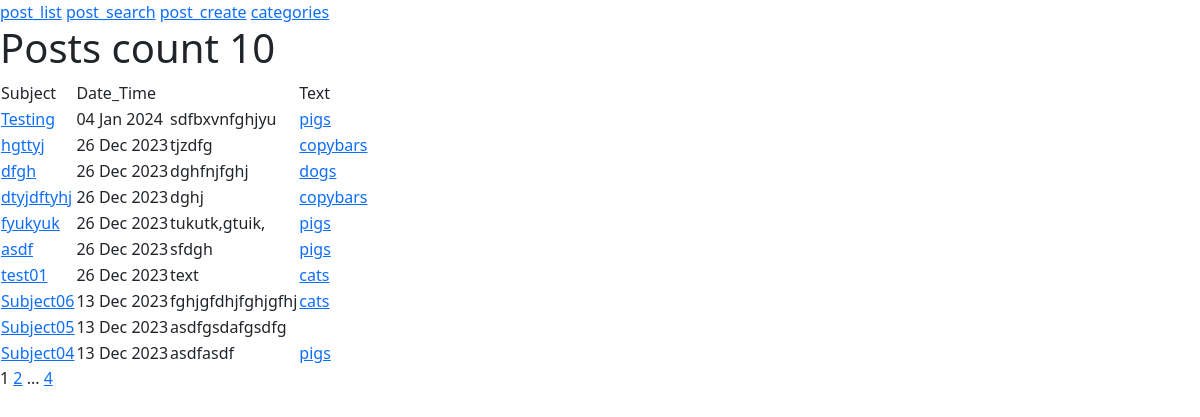
Page /news/ on the committed database.
### News/models.py (models this page shows, shortened)
class Reaction():
    def __init__(self):
        pass

class Post(models.Model, Reaction):
    article = 'AR'
    news = 'NW'
    TYPES = [
        (article, 'article'),
        (news, 'news')
    ]
    author = models.ForeignKey(Author, on_delete=models.CASCADE)
    category = models.ManyToManyField(Category, through='PostCategory')
    type = models.CharField(choices=TYPES, default=news, max_length=2)
    date_time = models.DateTimeField(auto_now_add=True)
    subject = models.CharField(max_length=100)
    text = models.TextField()
    rating = models.IntegerField(default=0)

class Category(models.Model):
    name = models.CharField(unique=True, max_length=100)
    subscribers = models.ManyToManyField(models_auth.User, related_name='categories')

### News/views.py (the view)
# urls.py: path('', cache_page(60)(PostsList.as_view()), name='post_list'),
class PostsList(ListView):
    model = Post
    ordering = '-date_time'
    template_name = 'Posts.html'
    context_object_name = 'posts'
    paginate_by = 10

### News/templatetags/custom_tags.py (called while the page is built)
@register.simple_tag(takes_context=True)
def url_replace(context, **kwargs):
    d = context['request'].GET.copy()
    for k, v in kwargs.items():
       d[k] = v
    return d.urlencode()

### templates/Posts.html (shortened to what this page needs)
{% extends 'flatpages/default.html' %}
{% load custom_tags %}
{% block content %}
    <h1>Posts count {{ posts | length }}</h1>
    {% if posts %}
        <table>
            <tr>
                <td>Subject</td>
                <td>Date_Time<td>
                <td>Text</td>
            </tr>
            {% for post in posts %}
                <tr>
                    <td><a href="{% url 'post_detail' post.id %}"> {{post.subject}} </a></td>
                    <td>{{post.date_time | date:'d M Y'}}</td>
                    <td>{{post.text | truncatechars:20}}</td>
                    <td>{% for category in post.category.all%}
                            <a href="{% url 'categories' %}"> {{category.name}} </a>
                        {% endfor %}
                    </td>
                </tr>
            {% endfor %}
        </table>
    {% endif %}
   {{ page_obj.number }}
   {% if page_obj.has_next %}
       <a href="?{% url_replace page=page_obj.next_page_number %}">{{ page_obj.next_page_number }}</a>
       {% if paginator.num_pages != page_obj.next_page_number %}
           ...
           <a href="?{% url_replace page=page_obj.paginator.num_pages %}">{{ page_obj.paginator.num_pages }}</a>
       {% endif %}
   {% endif %}
{% endblock content %}

### rows in the picture
Post: subject "Testing", date_time "04 Jan 2024", text "sdfbxvnfghjyu"
Category: name "pigs"
Post: subject "hgttyj", date_time "26 Dec 2023", text "tjzdfg"
Category: name "copybars"
Post: subject "dfgh", date_time "26 Dec 2023", text "dghfnjfghj"
Category: name "dogs"
Post: subject "dtyjdftyhj", date_time "26 Dec 2023", text "dghj"
Post: subject "fyukyuk", date_time "26 Dec 2023", text "tukutk,gtuik,"
Post: subject "asdf", date_time "26 Dec 2023", text "sfdgh"
Post: subject "test01", date_time "26 Dec 2023", text "text"
Category: name "cats"
Post: subject "Subject06", date_time "13 Dec 2023", text "fghjgfdhjfghjgfhj"
Post: subject "Subject05", date_time "13 Dec 2023", text "asdfgsdafgsdfg"
Post: subject "Subject04", date_time "13 Dec 2023", text "asdfasdf"

### other values in the picture
{{ posts | length }} "10"
{{ page_obj.number }} "1"
{{ page_obj.next_page_number }} "2"
{{ page_obj.paginator.num_pages }} "4"
